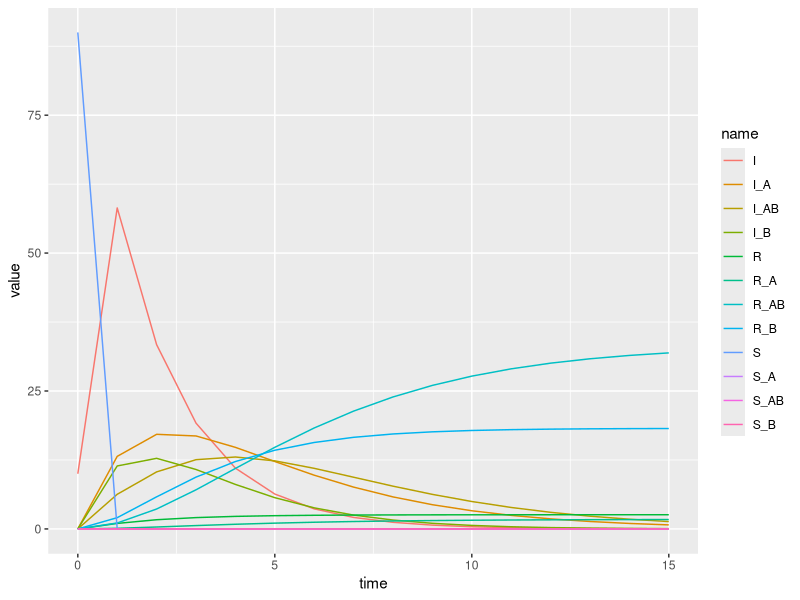

This figure's R source:
## ---- chunk 1
if (!require(deSolve)) install.packages("deSolve", dependencies=TRUE)
library(deSolve)
library(tidyverse)
library(dplyr)
## ---- chunk 2
#### Set up ####

# define parameters
beta_0 <- 0.2  # Unvaccinated transmission rate
beta_A <- 0.1  # Vaccinated A transmission rate
beta_B <- 0.2  # Vaccinated B transmission rate
beta_AB <- 0.1 # Transmission rate of individual with AB vaccine

gamma_0 <- 0.015  # Baseline recovery rate
gamma_A <- 0.015   # Recovery rate for vaccine A
gamma_B <- 0.3   # Recovery rate for vaccine B
gamma_AB <- 0.3  # Recovery rate for both vaccines

p_culling <- 0.1  # Probability of culling infected individuals
c <- 0.1  # Rate of culling

V_A <- 0.2 # vaccine rate of vaccine A
V_B <- 0.2 # vaccine rate of vaccine B
V_AB <- 0.04 # rate of getting vaccinated by both A and B


#### Model ####

# put parameter values into vector params
params <- c(beta_0 = beta_0, beta_A = beta_A, beta_B = beta_B, beta_AB = beta_AB,
            gamma_0 = gamma_0, gamma_A = gamma_A, gamma_B = gamma_B, gamma_AB = gamma_AB,
            c = c, V_A = V_A, V_B = V_B)

initial_S <- 90
initial_I <- 10
initial_R <- 0
initial_S_A <- 0 
initial_S_B <- 0
initial_S_AB <- 0
initial_I_A <- 0
initial_I_B <- 0
initial_I_AB <- 0
initial_R_A <- 0
initial_R_B <- 0
initial_R_AB <-0

# define initial conditions
state <- c(S = initial_S, S_A = initial_S_A, S_B = initial_S_B, S_AB = initial_S_AB, 
           I = initial_I, I_A = initial_I_A, I_B = initial_I_B, I_AB = initial_I_AB,
           R = initial_R, R_A = initial_R_A, R_B = initial_R_B, R_AB = initial_R_AB) 

# define times to save
times <- seq(0, 15, 1)

# define the model!
modified_sir <- function(time, state, params){
  with(as.list(c(state,params)),{
    
    # Suseceptible 
    dS <- -S*(beta_A*I_A + beta_B*I_B + beta_AB*I_AB + beta_0*I + V_A + V_B + V_AB)
    dS_A <- -S_A*(beta_A*I_A + beta_B*I_B + beta_AB*I_AB + beta_0*I + V_B) + S*V_A
    dS_B <- -S_B*(beta_A*I_A + beta_B*I_B + beta_AB*I_AB + beta_0*I + V_A) + S*V_B
    dS_AB <- -S_AB*(beta_A*I_A + beta_B*I_B + beta_AB*I_AB + beta_0*I) + S*V_AB
    
    # Infected
    dI <- S*(beta_A*I_A + beta_B*I_B + beta_AB*I_AB + beta_0*I) - 
      I*(c + gamma_0 + V_A + V_A + V_AB)
    dI_A <- S_A*(beta_A*I_A + beta_B*I_B + beta_AB*I_AB + beta_0*I) - 
      I_A*(gamma_A + c + V_B) +
      I*V_A
    dI_B <- S_B*(beta_A*I_A + beta_B*I_B + beta_AB*I_AB + beta_0*I) - 
      I_B*(gamma_B + c + V_A) +
      I*V_B
    dI_AB <- S_AB*(beta_A*I_A + beta_B*I_B + beta_AB*I_AB + beta_0*I) - 
      I_AB*(gamma_AB + c) +
      I*V_AB + I_A*V_B + I_B*V_A
    
    # Recovery
    dR <- I*gamma_0
    dR_A <- I_A*gamma_A
    dR_B <- I_B*gamma_B
    dR_AB <- I_AB*gamma_AB
    
    return(list(c(dS, dS_A, dS_B, dS_B, dI, dI_A, dI_B, dI_AB, dR, dR_A, dR_B, dR_AB)))
  })
}

# numerically integrate equations!
out <- as.data.frame(ode(state, times, modified_sir, params))

out %>% pivot_longer(! time) %>%
  ggplot(aes(x = time, y = value, color = name)) +
  geom_line()
